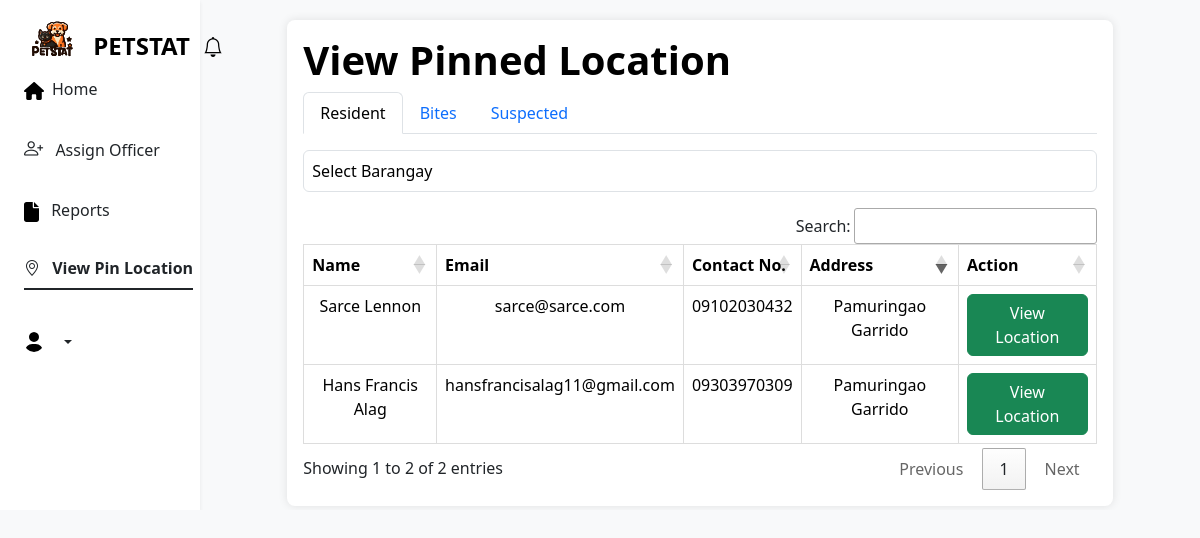
/pin_location.php?barangay_resident=43, run on the app's committed database.
### tables this page shows
CREATE TABLE `resident` (
  `residentID` int(11) NOT NULL,
  `geoID` int(11) NOT NULL,
  `brgyID` int(11) NOT NULL,
  `name` varchar(50) NOT NULL,
  `contactNo` varchar(15) NOT NULL,
  `email` varchar(50) NOT NULL,
  `password` varchar(255) NOT NULL,
  `userType` tinyint(1) NOT NULL DEFAULT 0,
  `userStatus` tinyint(1) NOT NULL DEFAULT 0,
  `reset_token` int(255) NOT NULL,
  `created_at` timestamp NOT NULL DEFAULT current_timestamp(),
  `account_date` date DEFAULT current_timestamp()
);

CREATE TABLE `barangay` (
  `brgyID` int(11) NOT NULL,
  `geoID` int(11) NOT NULL,
  `barangay` varchar(50) NOT NULL
);

### pin_location.php (the view, shortened to what this page needs)
<?php
$name = isset($_SESSION['admin']['name']) ? $_SESSION['admin']['name'] : '';
?>
<!DOCTYPE html>
<head>
    <link rel="stylesheet" href="https://cdnjs.cloudflare.com/ajax/libs/bootstrap/5.3.0/css/bootstrap.min.css">
    <link href="https://cdn.jsdelivr.net/npm/bootstrap@5.3.2/dist/css/bootstrap.min.css" rel="stylesheet">
    <link rel="stylesheet" type="text/css" href="https://cdn.datatables.net/1.11.5/css/jquery.dataTables.min.css">
    <link rel="stylesheet" type="text/css" href="https://cdn.datatables.net/buttons/2.2.2/css/buttons.dataTables.min.css">
    <link rel="stylesheet" href="https://unpkg.com/leaflet@1.9.4/dist/leaflet.css" />
    <link href="https://cdn.maptiler.com/maptiler-sdk-js/v1.1.1/maptiler-sdk.css" rel="stylesheet" />
    <link href="https://cdn.jsdelivr.net/npm/bootstrap@5.3.2/dist/css/bootstrap.min.css" rel="stylesheet">
    <link rel="stylesheet" href="https://cdnjs.cloudflare.com/ajax/libs/leaflet/1.7.1/leaflet.css" />
    <link rel="stylesheet" href="https://cdnjs.cloudflare.com/ajax/libs/bootstrap/5.3.0/css/bootstrap.min.css">
    <link href="https://cdn.jsdelivr.net/npm/bootstrap@5.3.2/dist/css/bootstrap.min.css" rel="stylesheet">
    <link href="https://cdn.jsdelivr.net/npm/bootstrap-icons@1.8.0/font/bootstrap-icons.css" rel="stylesheet">
    <link rel="stylesheet" type="text/css" href="https://cdn.datatables.net/1.11.5/css/jquery.dataTables.min.css">
    <link rel="stylesheet" type="text/css" href="https://cdn.datatables.net/buttons/2.2.2/css/buttons.dataTables.min.css">
    <link rel="stylesheet" href="https://cdnjs.cloudflare.com/ajax/libs/leaflet/1.7.1/leaflet.css" />
    <link href="https://cdn.jsdelivr.net/npm/bootstrap@5.3.2/dist/css/bootstrap.min.css" rel="stylesheet">
    <link href="https://cdn.jsdelivr.net/npm/bootstrap-icons@1.8.0/font/bootstrap-icons.css" rel="stylesheet">
</head>
<body>
    <body>
        <div class="container-fluid overflow-hidden">
            <div class="row overflow-auto">
                <div class="col-12 col-sm-3 shadow-sm bg-white col-xl-2 px-sm-2 px-0 d-flex sticky-top">
                    <div class="d-flex flex-sm-column flex-row flex-grow-1 align-items-center align-items-sm-start px-3 pt-2 text-white">
                        <div class="navbar-brand fs-4 d-flex align-items-center mb-3 mb-md-0 me-md-auto">
                            <a href="#" class="d-flex align-items-center text-black text-decoration-none">
                                <span class="">
                                    <img class="bi me-2" width="55" height="55" role="img" src="petstaticon.svg"></img>
                                    <span class="d-none d-sm-inline pt-3" style="vertical-align: -10px;"><strong>PETSTAT</strong></span>
                                </span>
                            </a>
                            <div class="d-flex align-items-center text-black text-decoration-none" style="position: relative;">
                                <a href="#" class="btn btn-link me-2" data-bs-toggle="modal" data-bs-target="#notificationModal" style="padding-top: 7px; position: relative;">
                                    <i class="bi bi-bell fs-5 text-black" style="vertical-align: -20px;"></i>
                                </a>
                            </div>
                        </div>
                        <ul class="nav nav-underline flex-sm-column flex-row flex-nowrap flex-shrink-1 flex-sm-grow-0 flex-grow-1 mb-sm-auto justify-content-center align-items-center align-items-sm-start" id="menu">
                            <li class="nav-item">
                                <a href="dashboardMAO.php" class="nav-link text-dark px-sm-0 px-2" aria-current="page">
                                    <span class="ms-2 d-none d-sm-inline">Home</span>
                                </a>
                            </li>
                            <li class="nav-item">
                                <form method="post" action="./assign_officer.php?active-tab=1">
                                    <button type="submit" data-bs-toggle="collapse" class="nav-link text-dark px-sm-0 px-2">
                                        <strong><i class="bi bi-person-plus" style="font-size: 1.2rem;"></i></strong>
                                        <span class="ms-2 d-none d-sm-inline">Assign Officer</span>
                                    </button>
                                </form>
                            </li>
                            <li class="nav-item">
                                <form method="post" action="./tabular.php?active-tab=1" style="display: inline;">
                                    <button type="submit" data-bs-toggle="collapse" class="nav-link text-dark px-sm-0 px-2"> <span class="ms-2 d-none d-sm-inline"> Reports</span></button>
                                </form>
                            </li>
                            <li class="nav-item">
                                <form method="post" action="./pin_location.php?active-tab=1" style="display: inline;">
                                    <button type="submit" class="nav-link text-dark active">
                                        <i class="bi bi-geo-alt"></i>
                                        <span class="ms-2 d-none d-sm-inline"> View Pin Location
                                        </span></button>
                                </form>
                            </li>
                            <link href="https://cdn.jsdelivr.net/npm/bootstrap-icons@1.8.0/font/bootstrap-icons.css" rel="stylesheet">
                            <div class="dropdown py-sm-4 mt-sm-auto ms-auto ms-sm-0 flex-shrink-1">
                                <a href="#" class="d-flex align-items-center text-dark text-decoration-none dropdown-toggle" id="dropdownUser1" data-bs-toggle="dropdown" aria-expanded="false">
                                    <strong><span class="d-none d-sm-inline mx-1"> <?php echo $name; ?> </span>
                                    </strong>
                                </a>
                            </div>
                        </ul>
                    </div>
                </div>
                <div class="col d-flex flex-column h-sm-200">
                    <main class="row overflow-auto">
                        <div class="col-md-10 p-1 mt-2 my-auto mx-auto">
                            <div class="container mt-2 p-3">
                                <h1>View Pinned Location </h1>
                                <ul class="nav nav-tabs" id="myTab" role="tablist">
                                    <li class="nav-item">
                                        <a class="nav-link active" id="resident-tab" data-toggle="tab" href="#resident" role="tab" aria-controls="resident" aria-selected="true">Resident</a>
                                    </li>
                                    <li class="nav-item">
                                        <a class="nav-link" id="bites-tab" data-toggle="tab" href="#bites" role="tab" aria-controls="bites" aria-selected="false">Bites</a>
                                    </li>
                                    <li class="nav-item">
                                        <a class="nav-link" id="suspected-tab" data-toggle="tab" href="#suspected" role="tab" aria-controls="suspected" aria-selected="false">Suspected</a>
                                    </li>
                                </ul>
                                <div class="tab-content" id="myTabContent">
                                    <div class="tab-pane fade show active" id="resident" role="tabpanel" aria-labelledby="resident-tab">
                                        <form action="" method="GET" id="residentForm">
                                            <div class="table">
                                                <div class="card-body">
                                                    <div class="form-group">
                                                        <select class="form-control" id="barangaySelectresident" name="barangay_resident" onchange="submitForm('residentForm')">
                                                            <option value="0">Select Barangay</option>
                                                            <?php
                                                            $servername = "localhost";
                                                            $username = "root";
                                                            $password = "";
                                                            $dbname = "petstatvan";
                                                            $conn = new mysqli($servername, $username, $password, $dbname);
                                                            $sql = "SELECT * FROM barangay";
                                                            $result = $conn->query($sql);
                                                            ?>
                                                        </select>
                                                    </div>
                                                </div>
                                            </div>
                                        </form>
                                        <div>
                                            <?php
                                            if (isset($_GET['barangay_resident'])) {
                                                $selected_barangay = $_GET['barangay_resident'];
                                                $conn = new mysqli($servername, $username, $password, $dbname);
                                                $sql = "SELECT * FROM resident as r JOIN barangay as b ON b.brgyID = r.brgyID WHERE userStatus = 1 AND r.brgyID = ? ORDER BY name DESC";
                                                $stmt = $conn->prepare($sql);
                                                $stmt->bind_param("i", $selected_barangay);
                                                $stmt->execute();
                                                $result = $stmt->get_result();
                                                $rows = [];
                                                while ($pet = $result->fetch_assoc()) {
                                                    $rows[] = $pet;
                                                }
                                                if ($result->num_rows > 0) {
                                            ?>
                                                    <div class=table-responsive>
                                                        <table id="registered" class="table text-center table-bordered table-hover">
                                                            <thead>
                                                                <tr>
                                                                    <th>Name</th>
                                                                    <th>Email</th>
                                                                    <th>Contact No.</th>
                                                                    <th>Address</th>
                                                                    <th>Action</th>
                                                                </tr>
                                                            </thead>
                                                            <tbody>
                                                                <?php
                                                                foreach ($rows as $row) {
                                                                    echo "<tr>";
                                                                    echo "<td>" . $row["name"] . "</td>";
                                                                    echo "<td>" . $row["email"] . "</td>";
                                                                    echo "<td>" . $row["contactNo"] . "</td>";
                                                                    echo "<td>" . $row["barangay"] . "</td>";
                                                                    echo "<td>";
                                                                    echo "<form method='post' action='processBAO_residentView.php'>";
                                                                    echo "<button type='submit' name='accept' class='btn btn-success'>View Location</button>";
                                                                    echo "</form>";
                                                                    echo "</td>";
                                                                    echo "</tr>";
                                                                }
                                                                ?>
                                                            </tbody>
                                                        </table>
                                                    </div>
                                            <?php
                                                } else {
                                                    echo "<p>No resident found in selected barangay</p>";
                                                }
                                            } else {
                                                echo "<p>No barangay selected</p>";
                                            }
                                            ?>
                                        </div>
                                    </div>
                                </div>
                            </div>
                        </div>
                </div>
            </div>
        </div>
    </body>
    </html>

### pin_location.php (style rules this page uses)
body { background-color: #f8f9fa; }
.container { background-color: #ffffff; border-radius: 8px; box-shadow: 0 0 10px rgba(0, 0, 0, 0.1); }
h1 { color: black; font-weight: bold; }
.nav-tabs { margin-bottom: 1rem; }
#registered { border-collapse: collapse; width: 100%; }
#registered th, #registered td { border: 1px solid #dddddd; padding: 8px; }

### data on the page
resident: name "Sarce Lennon", email "sarce@sarce.com", contactNo "09102030432", brgyID.barangay "Pamuringao Garrido"
resident: name "Hans Francis Alag", email "hansfrancisalag11@gmail.com", contactNo "09303970309", brgyID.barangay "Pamuringao Garrido"
